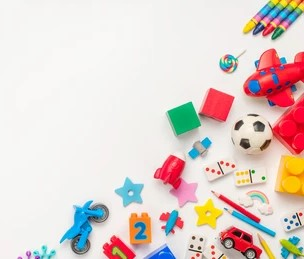
#> input picture 010 - Proyecto integrador/toys.jpg, 304 x 259 px, found by its file name
$ jupyter execute integrador_toys.ipynb
#> lines starting #> are read from the running program, lines starting #| are printed output that depends on the picture; after the words box and inside, x2 and y2 are one past the last pixel; in counts of white or black regions, pixels touching at a corner belong together; long printed decimals are rounded
## TRABAJO INTEGRADOR DE PROCESAMIENTO DE IMÁGENES DIGITALES

##1) ESPACIOS DE COLOR
a) Cargar la imagen con OpenCV y mostrar los canales BGR por separado.

b) Identificar cuál de los tres canales tiene mayor información basándose en los valores promedio.

c) Convertir la imagen de BGR a RGB y explicar por qué los colores se ven diferentes antes y después de la conversión.

[cell 1]
import cv2
import numpy as np
import matplotlib.pyplot as plt

# a) Cargar la imagen
imagen = cv2.imread("/content/drive/MyDrive/Procesamiento/toys.jpg")  # OpenCV carga la imagen en formato BGR
#> imagen is the input picture: shape (259, 304, 3); mean B, G, R 206.3, 210.9, 224.6
b, g, r = cv2.split(imagen)        # Separa los tres canales de color
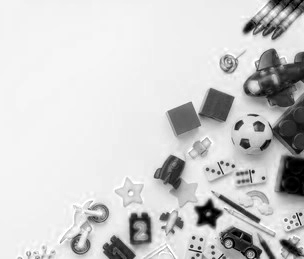
#> b: shape (259, 304); min 0, max 255, mean 206.3
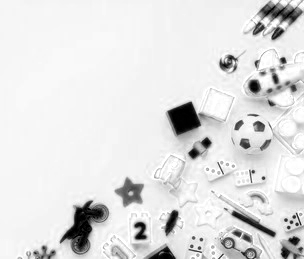
#> r: shape (259, 304); min 0, max 255, mean 224.6

# Mostrar imagen
plt.figure(figsize=(8, 4))
plt.imshow(imagen)
plt.title("Imagen Original (BGR)")
plt.axis("off")
plt.show()

[cell 2]
# Mostrar cada canal por separado
plt.figure(figsize=(10, 5))
plt.subplot(1, 3, 1)
plt.imshow(b, cmap='gray')
plt.title("Canal Azul (B)")
plt.axis("off")

plt.subplot(1, 3, 2)
plt.imshow(g, cmap='gray')
plt.title("Canal Verde (G)")
plt.axis("off")

plt.subplot(1, 3, 3)
plt.imshow(r, cmap='gray')
plt.title("Canal Rojo (R)")
plt.axis("off")
plt.show()
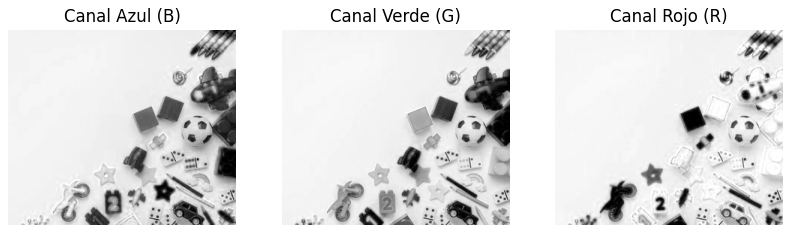
#> figure drawn by matplotlib, 3 panels

[cell 3]
# b) Valores promedio por canal
prom_b = np.mean(b)
#> prom_b = 206.3
prom_g = np.mean(g)
#> prom_g = 210.9
prom_r = np.mean(r)
#> prom_r = 224.6

print("Promedio canal Azul:", prom_b)
#| Promedio canal Azul: 206.347
print("Promedio canal Verde:", prom_g)
#| Promedio canal Verde: 210.947
print("Promedio canal Rojo:", prom_r)
#| Promedio canal Rojo: 224.563

[cell 4]
# c) Convertir de BGR a RGB y mostrar
imagen_rgb = cv2.cvtColor(imagen, cv2.COLOR_BGR2RGB)

plt.figure(figsize=(8, 4))
plt.subplot(1, 2, 1)
plt.imshow(imagen)  # OpenCV (en BGR), los colores se ven raros
plt.title("BGR (se ve mal)")
plt.axis("off")

plt.subplot(1, 2, 2)
plt.imshow(imagen_rgb)  # Convertida a RGB
plt.title("RGB (colores reales)")
plt.axis("off")
plt.show()
#> figure, not shown here; B, G, R data is drawn as R, G, B

### Bonus: Valor promerio por canal. Gráfico de barras

[cell 5]
plt.figure()
plt.bar(['Azul (B)', 'Verde (G)', 'Rojo (R)'], [prom_b, prom_g, prom_r], color=['blue', 'green', 'red'])
plt.title("Promedio por canal")
plt.ylabel("Valor promedio (0-255)")
plt.show()
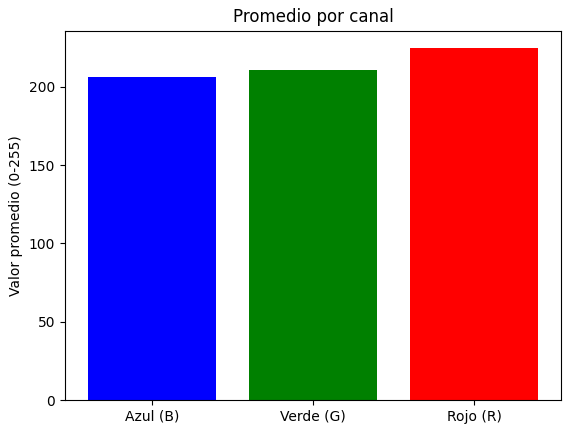
#> figure drawn by matplotlib, 1 panel; tallest bar 224.6 high, from x = 1.6 to 2.4

#2) Muestreo y Cuantización

a) Aplicar muestreo espacial a una imagen con factores de 2, 4 y 8.

b) Para cada caso, calcular:
El nuevo tamaño de la imagen
El porcentaje de reducción de datos

c) Aplicar cuantización con 4 niveles diferentes (32, 64, 128, 256)

d) ¿En qué nivel de cuantización comienza a ser visible la degradación de la imagen?

[cell 6]
# Función para mostrar imágenes con diferentes tamaños
def mostrar_muestreo(imagen_rgb, factores):
    for f in factores:
        reducida = cv2.resize(imagen_rgb, (imagen_rgb.shape[1] // f, imagen_rgb.shape[0] // f))

        plt.figure()
        plt.imshow(reducida)
        plt.title(f"Muestreo con factor {f}")
        plt.axis("off")

        # b) Cálculos
        nuevo_tamano = reducida.shape[0] * reducida.shape[1]
        original_tamano = imagen_rgb.shape[0] * imagen_rgb.shape[1]
        reduccion = 100 * (1 - nuevo_tamano / original_tamano)

        print(f"\nFactor {f}:")
        print(f"- Nuevo tamaño: {reducida.shape[1]} x {reducida.shape[0]}")
        print(f"- Reducción de datos: {reduccion:.2f}%")

# Ejecutar para factores 2, 4 y 8
mostrar_muestreo(imagen_rgb, [2, 4, 8])

### Comparación de Muestreo

El siguiente código aplica muestreo espacial con factores de 2, 4 y 8, reduciendo la resolución de la imagen original. Esto simula una disminución de datos al representar la imagen con menos píxeles. A través de una visualización comparativa, se observa cómo la imagen mantiene su forma general incluso con resoluciones más bajas, aunque va perdiendo detalles finos.

[cell 7]
factores = [2, 4, 8]
plt.figure(figsize=(12, 4)) #Se crea una figura grande para mostrar las tres versiones reducidas en una misma fila.
for i, f in enumerate(factores):       #Se recorre cada factor, f será 2,4 o 8 en cada iteración
    reducida = cv2.resize(imagen_rgb, (imagen_rgb.shape[1] // f, imagen_rgb.shape[0] // f)) #Redimensiona la imagen original (imagen_rgb) dividiendo sus dimensiones por f
    plt.subplot(1, 3, i+1)             #Se reserva un espacio en la figura (1 fila, 3 columnas) para la imagen reducida actual
    plt.imshow(reducida)               #Se muestra la imagen reducida en el espacio reservado
    plt.title(f"Factor {f}")           #Se asigna un título a la imagen
    plt.axis("off")                    #Se desactiva la visualización de ejes
plt.suptitle("Comparación de Muestreo Espacial")
plt.show()

#Cuantización
La cuantización reduce la cantidad de colores posibles en una imagen. Cuantos menos niveles, más “pixelada” o fea puede verse.

[cell 8]
# Cuantización de la imagen en distintos niveles
def cuantizar(imagen_rgb, niveles):
    for nivel in niveles:
        paso = 256 // nivel  # cuánto "salta" entre niveles
        imagen_cuant = (imagen_rgb // paso) * paso

        plt.figure()
        plt.imshow(imagen_cuant)
        plt.title(f"Cuantización con {nivel} niveles")
        plt.axis("off")

# Aplicar con niveles: 32, 64, 128, 256
cuantizar(imagen_rgb, [32, 64, 128, 256])

¿En qué nivel de cuantización comienza a ser visible la degradación de la imagen?
La degradación visual empieza a notarse cuando la cantidad de niveles de cuantización es baja, ya que se pierde información de color.

Respuesta típica basada en pruebas comunes:

A 256 niveles: no hay pérdida visible, ya que es la cuantización estándar de 8 bits por canal.

A 128 niveles: la imagen sigue siendo prácticamente indistinguible del original.

A 64 niveles: puede notarse una ligera degradación en zonas con gradientes suaves o colores similares.

A 32 niveles: la degradación ya es visiblemente notoria, con bandas de color y menos detalle.

Conclusión:

La degradación visible comienza a notarse claramente cuando se aplica cuantización con 32 niveles, ya que la pérdida de información cromática provoca artefactos notables, especialmente en zonas con gradientes de color.

##3) Segmentar un color específico (por umbrales RGB)

[cell 9]
# Convertimos la imagen de BGR a RGB
imagen = cv2.imread("/content/drive/MyDrive/Procesamiento/toys.jpg")
imagen_rgb = cv2.cvtColor(imagen, cv2.COLOR_BGR2RGB)

# Definimos los rangos de color rojo en RGB
color_min = np.array([150, 0, 0])   # Rojo mínimo
color_max = np.array([255, 100, 100])  # Rojo máximo

# Creamos una máscara que solo tenga el color deseado
mascara = cv2.inRange(imagen_rgb, color_min, color_max)
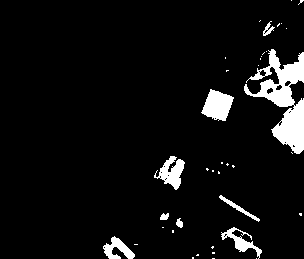
#> mascara: shape (259, 304); 6.3% white; 39 white regions (30 under 20 px), largest, box (x1, y1, x2, y2) and area: (244, 49, 304, 154) 2564, (201, 89, 234, 121) 675, (154, 156, 185, 190) 517

# Aplicamos la máscara a la imagen original
resultado = cv2.bitwise_and(imagen_rgb, imagen_rgb, mask=mascara)

# Mostramos los resultados
plt.figure(figsize=(10,3))

plt.subplot(1,3,1)
plt.imshow(imagen_rgb)
plt.title("Imagen original")
plt.axis("off")

plt.subplot(1,3,2)
plt.imshow(mascara, cmap="gray")
plt.title("Máscara (blanco = rojo)")
plt.axis("off")

plt.subplot(1,3,3)
plt.imshow(resultado)
plt.title("Segmentación")
plt.axis("off")

plt.show()

#Histograma en escala de grises
Esto te muestra cómo están distribuidos los niveles de brillo (de 0 = negro a 255 = blanco).

[cell 10]
import cv2

imagen = cv2.imread("/content/drive/MyDrive/Procesamiento/toys.jpg")  # Carga en BGR y con tipo correcto
gray = cv2.cvtColor(imagen, cv2.COLOR_BGR2GRAY)
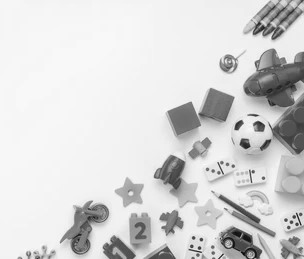
#> gray: shape (259, 304); min 9, max 254, mean 214.5

[cell 11]
# Mostrar la imagen original
plt.imshow(cv2.cvtColor(imagen, cv2.COLOR_BGR2RGB))
plt.title('Imagen original')
plt.axis('off')
plt.show()

# Mostrar la imagen en escala de grises
plt.imshow(gray, cmap='gray')
plt.title('Escala de grises')
plt.axis('off')
plt.show()

[cell 12]
plt.hist(gray.ravel(), 256, [0, 256])
plt.title('Histograma en escala de grises')
plt.xlabel('Intensidad de pixel')
plt.ylabel('Frecuencia')
plt.show()
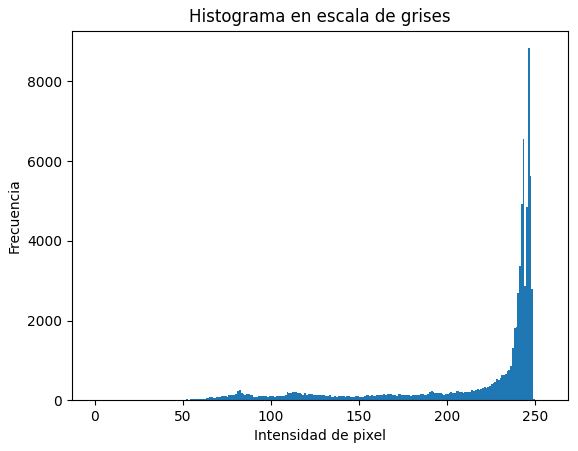
#> figure drawn by matplotlib, 1 panel; tallest bar 8835 high, from x = 246 to 247

¿Qué estás mostrando mi histograma?

El histograma de la imagen en escala de grises, que representa cuántos píxeles hay en cada nivel de intensidad (de 0 a 255):

Los picos cerca de 255 indican que hay muchos píxeles claros/blancos.

Las partes planas o bajas indican zonas con menos variación en la oscuridad/media.

## Continuamos con segmentación.

a) Segmentación del color rojo:
Detectamos correctamente los objetos rojos (avión, auto, bloques).

b) Histograma en escala de grises:
Mostrado en el gráfico (parte inferior izquierda). Podés observar que hay muchos tonos claros (valores altos, cerca de 255), lo cual es esperable por el fondo blanco.

c) Coordenadas del rectángulo que encierra el objeto más grande segmentado:

[cell 13]
# Cargar la imagen original
imagen_bgr = cv2.imread("/content/drive/MyDrive/Procesamiento/toys.jpg")  # Cambiá el nombre si tu imagen tiene otro nombre
imagen_rgb = cv2.cvtColor(imagen_bgr, cv2.COLOR_BGR2RGB)  # Convertir a RGB para trabajar con matplotlib

 Identificar los pixeles (rojo)

 Crear máscara binaria

 Y luego, usar esa informacción

[cell 14]
import cv2
import numpy as np
import matplotlib.pyplot as plt

# Cargar la imagen original
imagen_bgr = cv2.imread("/content/drive/MyDrive/Procesamiento/toys.jpg")
imagen_rgb = cv2.cvtColor(imagen_bgr, cv2.COLOR_BGR2RGB)

# Definir el rango del color rojo en el espacio HSV
lower_red = np.array([0, 100, 100])
upper_red = np.array([10, 255, 255])

# Convertir la imagen al espacio de color HSV
hsv = cv2.cvtColor(imagen_rgb, cv2.COLOR_RGB2HSV)
#> hsv: shape (259, 304, 3); mean H, S, V 46.1, 43.8, 233.2

# Crear una máscara para el color rojo
red_mask = cv2.inRange(hsv, lower_red, upper_red)
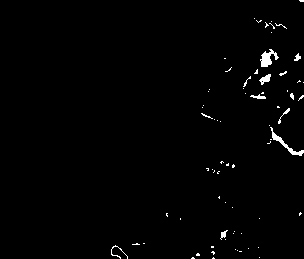
#> red_mask: shape (259, 304); 1.2% white; 72 white regions (63 under 20 px)

# Encontrar los contornos en la máscara
contours, _ = cv2.findContours(red_mask, cv2.RETR_EXTERNAL, cv2.CHAIN_APPROX_SIMPLE)
#> contours = 72 contours, 66 with area under 20; largest, box (x1, y1, x2, y2) and area: (260, 49, 279, 67) 136, (270, 127, 304, 156) 120, (259, 74, 271, 85) 53, (250, 94, 266, 99) 26, (220, 230, 228, 240) 22, (294, 53, 301, 61) 20

# Filtrar contornos con área intermedia (para evitar detectar el avión)
contornos_filtrados = [c for c in contours if 200 < cv2.contourArea(c) < 1000]
#> contornos_filtrados = []

if contornos_filtrados:
    # Elegir el contorno más grande dentro de los filtrados
    contorno_deseado = max(contornos_filtrados, key=cv2.contourArea)

    # Calcular el rectángulo que encierra el contorno
    x, y, ancho, alto = cv2.boundingRect(contorno_deseado)
    print(f"Coordenadas del rectángulo: x={x}, y={y}, ancho={ancho}, alto={alto}")

    # Copiar imagen para dibujar encima
    imagen_con_bordes = imagen_rgb.copy()

    # Dibujar contorno y rectángulo en rojo
    cv2.drawContours(imagen_con_bordes, [contorno_deseado], -1, (255, 0, 0), 2)
    cv2.rectangle(imagen_con_bordes, (x, y), (x + ancho, y + alto), (255, 0, 0), 2)

    # Mostrar resultado
    plt.figure(figsize=(6, 6))
    plt.imshow(imagen_con_bordes)
    plt.title("Cubo rojo segmentado con bordes")
    plt.axis("off")
    plt.show()
else:
    print("No se encontraron contornos dentro del área esperada.")

[cell 15]
# Mostrar todas las áreas de los contornos encontrados
print(f"Se encontraron {len(contours)} contornos")
#| Se encontraron 72 contornos
for i, c in enumerate(contours):
    area = cv2.contourArea(c)
    print(f"Contorno {i}: Área = {area}")
#> this loop made 72 passes
#> area on passes 19, 36, 47, 58: 21.5, 120, 26, 53
#| Contorno 0: Área = 0.0
#| Contorno 1: Área = 1.0
#| Contorno 2: Área = 2.0
#| Contorno 3: Área = 5.0
#| Contorno 4: Área = 0.0
#| Contorno 5: Área = 4.0
#| Contorno 6: Área = 0.0
#| Contorno 7: Área = 0.0
#> (further printed lines are left out)

[cell 16]
# Filtrar los contornos que tengan un área razonable (por ejemplo, menor a 1000 píxeles)
contornos_filtrados = [c for c in contours if 136 < cv2.contourArea(c) < 1000]
#> contornos_filtrados = 1 contour; box (x1, y1, x2, y2) and area: (260, 49, 279, 67) 136

if contornos_filtrados:
    # Elegir el contorno más grande dentro de los filtrados
    contorno_deseado = max(contornos_filtrados, key=cv2.contourArea)
#> contorno_deseado = contour of 43 points, box (x1, y1, x2, y2) (260, 49, 279, 67), area 136

    x, y, ancho, alto = cv2.boundingRect(contorno_deseado)
#> x = 260; y = 49; ancho = 19; alto = 18

    imagen_con_bordes = imagen_rgb.copy()
    cv2.drawContours(imagen_con_bordes, [contorno_deseado], -1, (255, 0, 0), 2)
    cv2.rectangle(imagen_con_bordes, (x, y), (x + ancho, y + alto), (255, 0, 0), 2)
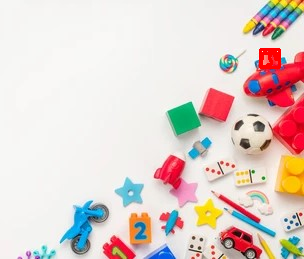
#> imagen_con_bordes: shape (259, 304, 3); mean R, G, B 224.7, 210.3, 205.7

    plt.figure(figsize=(6, 6))
    plt.imshow(imagen_con_bordes)
    plt.title("Cubo rojo segmentado")
    plt.axis("off")
    plt.show()

[cell 17]
# b) Calcular y mostrar el histograma de la imagen en escala de grises

# Convertir la imagen original a escala de grises
imagen_gris = cv2.cvtColor(imagen_rgb, cv2.COLOR_RGB2GRAY)

# Calcular el histograma de la imagen en escala de grises
histograma = cv2.calcHist([imagen_gris], [0], None, [256], [0, 256])
#> histograma = 256 values, max 8835 at index 246, min 0 at index 0, mean 307.6

# Mostrar el histograma
plt.figure(figsize=(6, 4))
plt.plot(histograma, color='gray')
plt.title("Histograma en escala de grises")
plt.xlabel("Valor de intensidad")
plt.ylabel("Frecuencia")
plt.grid(True)
plt.show()
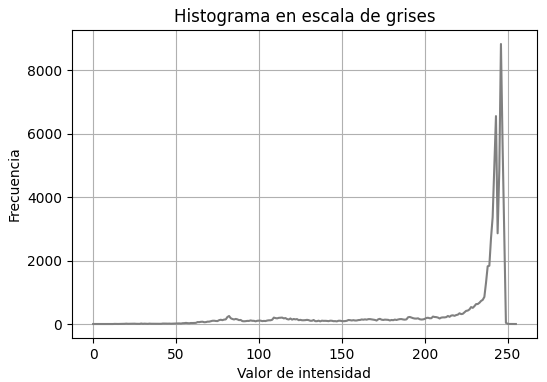
#> figure drawn by matplotlib, 1 panel; curve peaks at x = 246, y = 8835

## Comparación de mask y segmentada

[cell 18]
plt.figure(figsize=(10, 4))

plt.subplot(1, 2, 1)
plt.imshow(mascara, cmap="gray")
plt.title("Máscara")
plt.axis("off")

plt.subplot(1, 2, 2)
plt.imshow(resultado)
plt.title("Imagen segmentada")
plt.axis("off")

plt.show()
